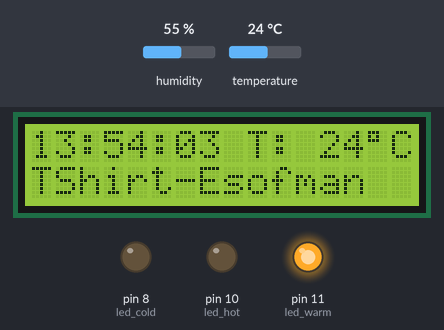
A sketch run on a simulated Arduino Uno, built with avr-gcc and run on an emulated ATmega328P. Parts: 16×2 character LCD, output pins drawn as LEDs (lit = HIGH). The test bench sets the inputs (shaded band); at power-on: temperature 24 °C, humidity 55 %. The local clock reads 2024-03-15 10:24:30 at power-on unless the sketch sets it; what the sketch prints to the serial monitor is not drawn.

Above: at 4.2 s.
4.3 s: temperature set to 22 °C
At 6.0 s:
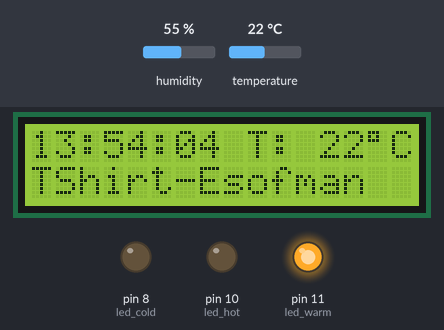
7.8 s: temperature set to 19 °C
At 8.4 s:
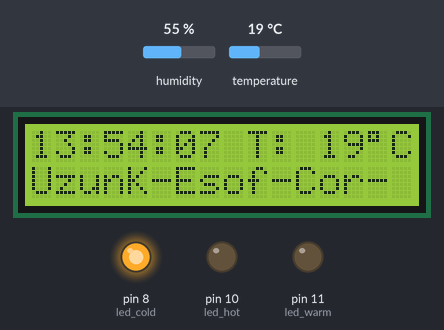
12.9 s: temperature set to 28 °C
At 15.0 s:
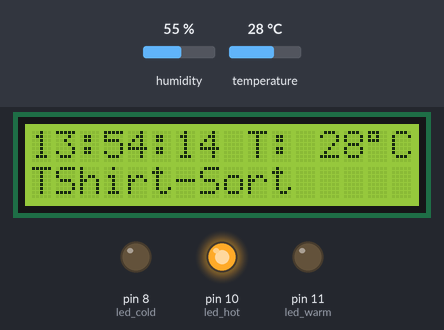
Timing chart, 0 to 16.5 s (numbered marks = the images above; inputs shaded):
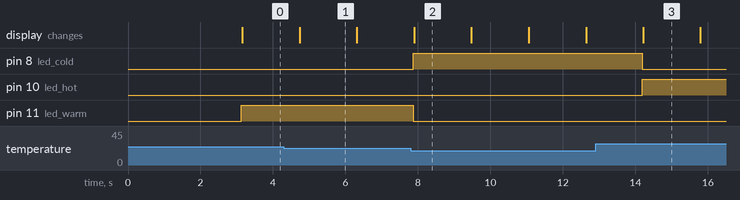

The sketch:

Mother-Clock.ino
```cpp
#include <DS3231.h>
#include <dht.h>
#include <LCD.h>
#include <LiquidCrystal_I2C.h>
#include <Wire.h>


//LCD module
LiquidCrystal_I2C lcd(0x27, 2, 1, 0, 4, 5, 6, 7, 3, POSITIVE);
//Temp module
dht DHT;
//Time module
DS3231  rtc(SDA, SCL);

Time t;
#define DHT11_PIN 7
// led lights that indicate weather
int led_cold  = 8;
int led_hot  = 10;
int led_warm=11;
// alarm buzzers
int buzzer1= 3;
int buzzer2= 2;

int Hour;
int Min;
int Sec;


void setup()
{


  rtc.setTime(13, 54, 0);
  pinMode(led_cold,OUTPUT);
  pinMode(led_hot,OUTPUT);
  pinMode(led_warm,OUTPUT);
  rtc.begin();
  //rtc.setTime(16, 51, 0);
  //pinMode(buzzer,OUTPUT);
  Serial.begin(9600);
  //printing opening writing
  lcd.begin(16,2);
  lcd.clear();
  lcd.setCursor(4,0);
  lcd.print("Welcome");
  delay(3000);

}

void loop()
{

  int chk = DHT.read11(DHT11_PIN);
  // Storing the temperature in the temp integer
  int temp=DHT.temperature;
  Serial.print("Temperature = ");
  Serial.println(temp);
  lcd.clear();
  //printing temp
  lcd.setCursor(9,0);
  lcd.print("T: ");
  lcd.print(temp );

  lcd.setCursor(14,0);
  lcd.print((char)223);
  lcd.print("C");

  // printing time
  t = rtc.getTime();
  Serial.println(rtc.getTimeStr());
  lcd.setCursor(0,0);
  lcd.print(rtc.getTimeStr());

  //declaring variables for setting up alarms
  Hour = t.hour;

  Min = t.min;

  Sec = t.sec;


  //conditions for different sets of clothing
  if(temp <= 20){
    digitalWrite(led_cold,HIGH);
    digitalWrite(led_hot,LOW);
    digitalWrite(led_warm,LOW);
    lcd.setCursor(0,1);
    lcd.print("                 ");
    lcd.setCursor(0,1);
    lcd.print("UzunK-Esof-Cor-");
    //UzunK: Uzun kollu tisort (sweatshirt), Esof: Esofman (sweatsuit), Cor: Corap (socks)
    delay(1500);


    }

  else if(DHT.temperature > 20 && DHT.temperature<=27){
    digitalWrite(led_cold,LOW);
    digitalWrite(led_hot,LOW);
    digitalWrite(led_warm,HIGH);
    lcd.setCursor(0,1);
    lcd.print("                 ");
    lcd.setCursor(0,1);
    lcd.print("TShirt-Esofman");
    delay(1500);
  }
  else{
    digitalWrite(led_hot,HIGH);
    digitalWrite(led_cold,LOW);
    digitalWrite(led_warm,LOW);
    lcd.setCursor(0,1);
    lcd.print("                 ");
    lcd.setCursor(0,1);
    lcd.print("TShirt-Sort");
  // Sort: -Shorts-
    delay(1500);
    }

  // alarm times
  if( Hour == 11 &&  Min == 30){

    Alarm1();

    Alarm1();

    lcd.clear();

    lcd.print("Alarm 1 ON");

    Alarm1();

    Alarm1();

}


  if( Hour == 14 &&  Min == 30){

    Alarm2();

    Alarm2();

    lcd.clear();

    lcd.print("Alarm 2 ON");

    Alarm2();

    Alarm2();

}


 }


// alarm functions
void Alarm1()

{

  tone(buzzer1, 400);
  delay(500);

  noTone(buzzer1);
  delay(500);


}

void Alarm2()

{

  tone(buzzer2, 200);
  delay(500);

  noTone(buzzer2);
  delay(500);

}
```

Measured:
- the behaviour switches between 21 and 20 °C on temperature (found by bisection; images 1 and 2)
- after the input at 7.8 s, pin 8 (led_cold): LOW → HIGH after 0.07 s; pin 11 (led_warm): HIGH → LOW after 0.07 s; the display: changes after 0.10 s (image 2)
- after the input at 12.9 s, pin 8 (led_cold): HIGH → LOW after 1.3 s; pin 10 (led_hot): LOW → HIGH after 1.3 s; the display: changes after 1.3 s (image 3)
- what the display in image 1 shows lasts 1.6 s, from 4.7 s to 6.3 s
